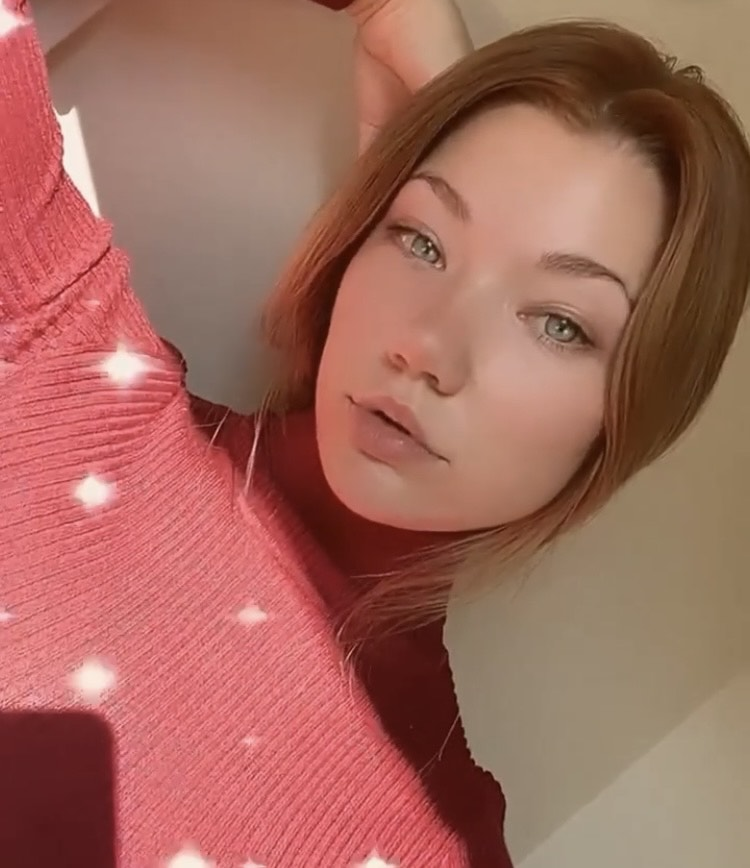
#> input picture Projects/OpencvPython/Resources/Danielle.jpeg, 750 x 868 px, given in place of the camera
$ python webcam_drawing.py
#> lines starting #> are read from the running program, lines starting #| are printed output that depends on the picture; after the words box and inside, x2 and y2 are one past the last pixel; in counts of white or black regions, pixels touching at a corner belong together
import cv2
import numpy as np
cap = cv2.VideoCapture(0)
cap.set(3,640)
cap.set(4,480)

my_colors = [[58, 171, 24, 89, 255, 54], #green
             [55, 201, 75, 179, 255, 178], #blue
             [31, 55, 54, 87, 153, 151]] #yellow

color_values = [[0, 153, 0],             #in BGR
                [255, 128, 0],
                [0, 255, 255]]

my_points = [] # [x, y, colorID]


def color_picker(img, my_colors, color_values):
    imgHSV = cv2.cvtColor(img, cv2.COLOR_BGR2HSV)
    count = 0
    new_points = []
    for color in my_colors:
        lower = np.array(color[0:3])
        upper = np.array(color[3:6])
        mask = cv2.inRange(imgHSV, lower, upper)
        x, y = getContours(mask)
        cv2.circle(img_result, (x, y), 10, color_values[count], cv2.FILLED)
        if x != 0 and y != 0:
            new_points.append([x, y, count])
        count += 1
        # cv2.imshow(str(color[0]), mask)
    return new_points

def getContours(img):
    contours, hierarchy = cv2.findContours(img, cv2.RETR_EXTERNAL, cv2.CHAIN_APPROX_NONE) #(image, retrives extreme outer contours, amount of contour info to show)
    x ,y, w, h = 0, 0, 0, 0
    for cnt in contours:
        area = cv2.contourArea(cnt)
        cv2.drawContours(img_result, cnt, -1, (255,0,0), 3) #(image, contour, index(in this case -1 because we want all of them), color, thickness)
        perimeter = cv2.arcLength(cnt, True) #(contour, closed)
        corner_points = cv2.approxPolyDP(cnt, 0.02*perimeter, True) #(contour, resolution, closed)
        x, y, w, h = cv2.boundingRect(corner_points)
    return x+w//2,y

def draw_on_canvas(my_points, color_values):
    for point in my_points:
        cv2.circle(img_result, (point[0], point[1]), 10, color_values[point[2]], cv2.FILLED)


while True:
    success, img = cap.read()
#> img is the input picture: shape (868, 750, 3); mean B, G, R 91.9, 104.5, 161.9
    img_rotate_180 = cv2.rotate(img, cv2.ROTATE_180)
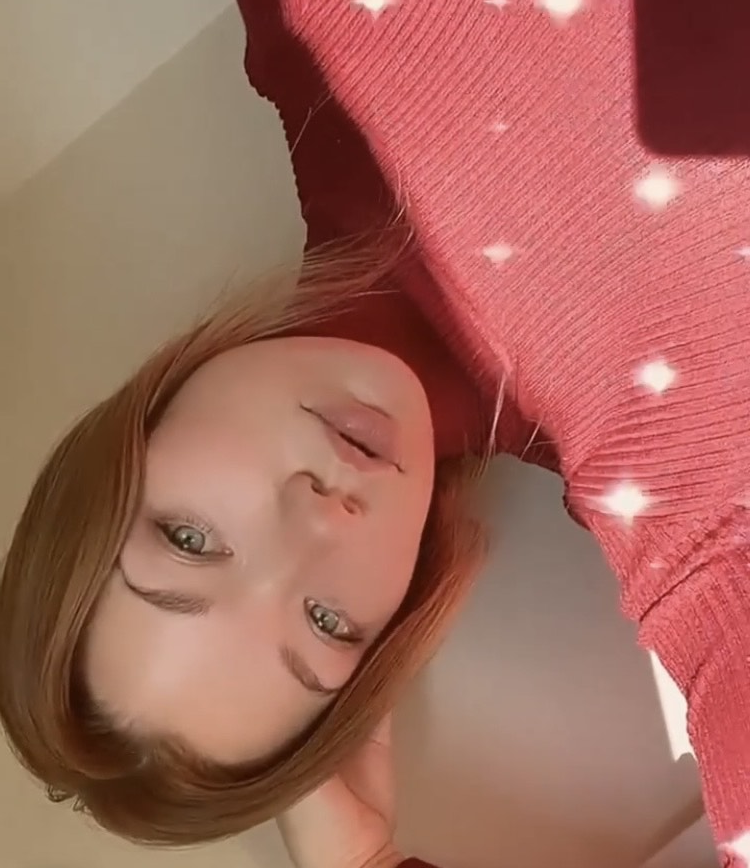
#> img_rotate_180: shape (868, 750, 3); mean B, G, R 91.9, 104.5, 161.9
    img_result = img_rotate_180.copy()
    new_points = color_picker(img_rotate_180, my_colors, color_values)
#> in color_picker, `imgHSV = cv2.cvtColor(img, cv2.COLOR_BGR2HSV)`: imgHSV: shape (868, 750, 3); mean H, S, V 48.5, 117.8, 161.9
#> the loop in color_picker, `for color in my_colors:` made 3 passes
#> (x, y) on passes 1, 3: (0, 0), (0, 0)
#> (contours in getContours, x, y) on pass 2: (12 contours, all with area under 20, 292, 28)
#> pass 2, in color_picker, `mask = cv2.inRange(imgHSV, lower, upper)`:
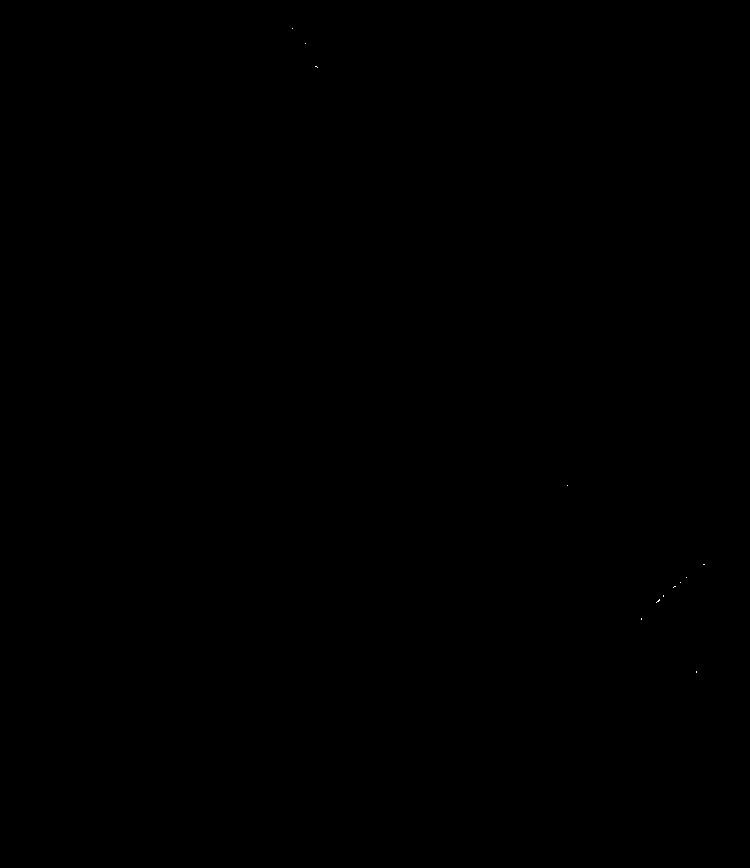
#> mask: shape (868, 750); 0% white in thin lines or dots, all inside (x1, y1, x2, y2) = (292, 28, 705, 673)
#> after the loop in color_picker, `for color in my_colors:`:
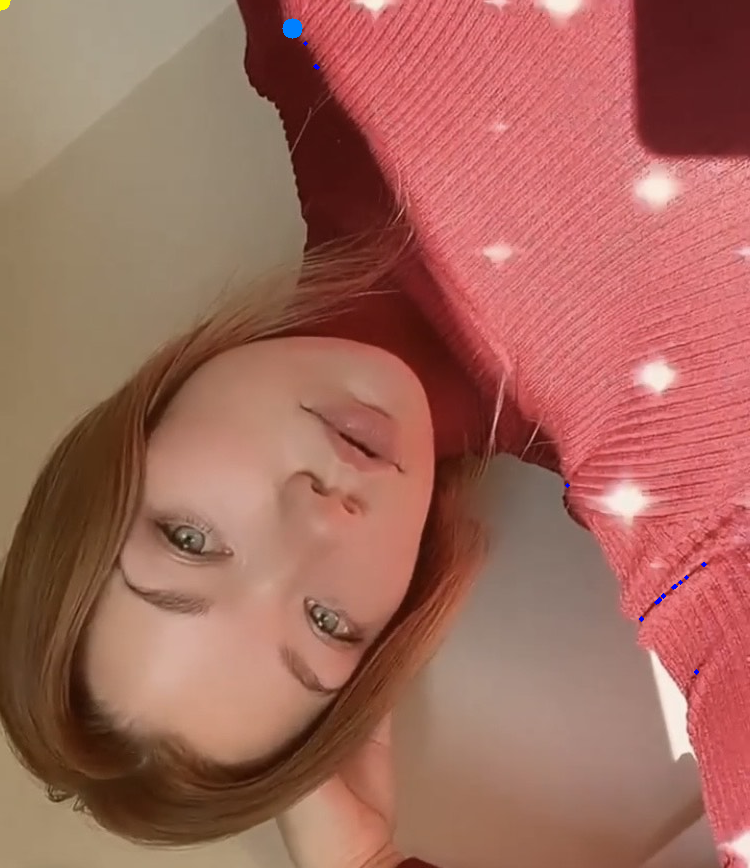
#> img_result: shape (868, 750, 3); 0.09% of pixels changed, all inside (x1, y1, x2, y2) = (0, 0, 707, 675)
#> after the loop in color_picker, `for color in my_colors:`: count = 3; new_points = [[292, 28, 1]]
#> new_points = [[292, 28, 1]]
    if len(new_points) != 0:
        for newP in new_points:
            my_points.append(newP)
#> this loop made 1 pass
#> after the loop, my_points = [[292, 28, 1]]
    if len(my_points) != 0:
        draw_on_canvas(my_points, color_values)
#> the loop in draw_on_canvas, `for point in my_points:` made 1 pass
    cv2.imshow("Vid", img_result)
    if cv2.waitKey(1) & 0xFF == ord('q'):
#> (key q is pressed here)
        break
